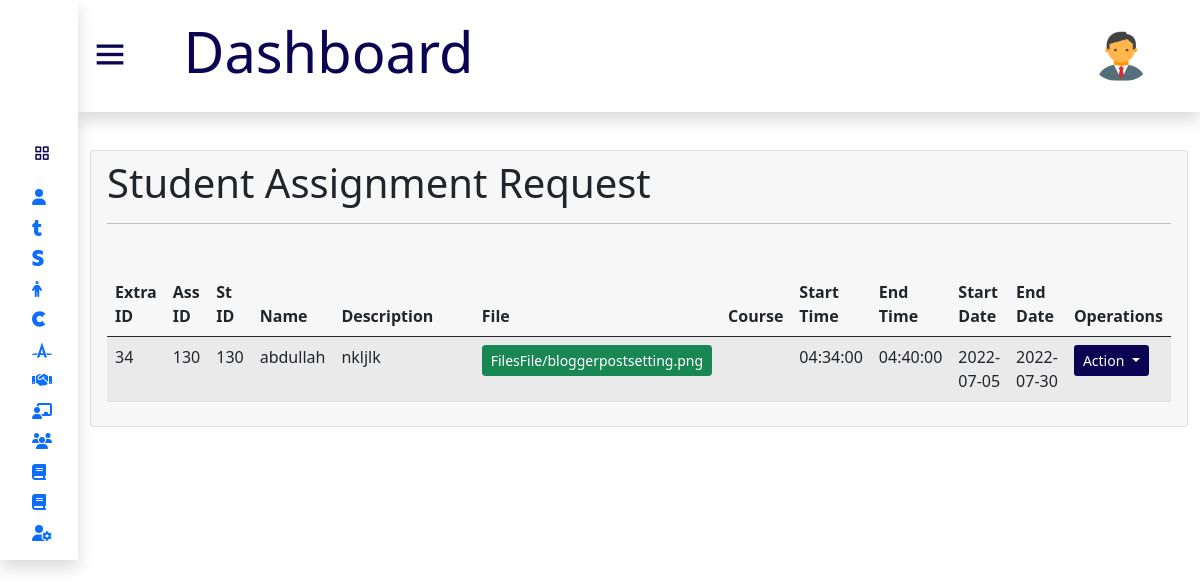
/admin/assignmentStudentTab.php (signed in), run on the app's committed database.
### tables this page shows
CREATE TABLE `student_xtra_assignment` (
  `id` int(11) NOT NULL,
  `stu_id` int(11) NOT NULL,
  `ass_id` int(11) NOT NULL,
  `course` int(11) NOT NULL,
  `name` varchar(255) NOT NULL,
  `description` text NOT NULL,
  `stu_file` varchar(255) NOT NULL,
  `start_time` time NOT NULL,
  `end_time` time NOT NULL,
  `start_date` date NOT NULL,
  `end_date` date NOT NULL,
  `activity` varchar(255) NOT NULL DEFAULT 'assignment',
  `status` varchar(255) NOT NULL DEFAULT 'pending',
  `date` date NOT NULL,
  `fee` varchar(255) NOT NULL
);

### admin/assignmentStudent.php (the view, shortened to what this page needs)
<div class="card-body table-responsive p-0">
<div class="row">
      <div class="col-lg-12">
         <table id="example" class="table table-striped  mx-10">
            <thead>
               <tr>
                  <th>Extra ID</th>
                  <th>Ass ID</th>
                  <th>St ID</th>
                  <th>Name</th>
                  <th>Description</th>
                  <th>File</th>
                  <th>Course</th>
                  <th>Start Time</th>
                  <th>End Time</th>
                  <th>Start Date</th>
                  <th>End Date</th>
                  <th>Operations</th>
               </tr>
            </thead>
            <tbody>
               <?php
               $query = mysqli_query($conn, "select * from student_xtra_assignment where status='pending'");
               if ($query) {
                  while ($row = mysqli_fetch_assoc($query)) {
                     $course_id = $row['course'];
                     $sel_course = mysqli_query($conn, "select * from admin_course where id='$course_id'");
                     $crow = mysqli_fetch_assoc($sel_course);
                     $course_name = $crow['name'];
               ?>
                     <tr>
                        <td><?php echo $row['id']; ?></td>
                        <td><?php echo $row['ass_id']; ?></td>
                        <td><?php echo $row['stu_id']; ?></td>
                        <td><?php echo $row['name']; ?></td>
                        <td style="width:200px;"><?php echo $row['description']; ?></td>
                        <td><a href="../student/<?php echo $row['stu_file']; ?>" download class="btn btn-success btn-sm"><?php echo $row['stu_file']; ?> </a></td>
                        <td><?php echo $course_name; ?></td>
                        <td><?php echo $row['start_time']; ?></td>
                        <td><?php echo $row['end_time']; ?></td>
                        <td><?php echo $row['start_date']; ?></td>
                        <td><?php echo $row['end_date']; ?></td>
                        <td>
                           <div class="action">
                              <button class="btn btnaction btn-sm dropdown-toggle" type="button" data-bs-toggle="dropdown" aria-expanded="false">
                                 Action
                              </button>
                           </div>
                        </td>
                     </tr>
                  <?php
                  }
               }
               ?>
            </tbody>
         </table>
      </div>
   </div>
</div>

### admin/css/styles.css (style rules this page uses)
* { margin: 0; padding: 0; box-sizing: border-box; font-family:'Segoe UI', Tahoma, Geneva, Verdana, sans-serif; }
.action .btnaction { background-color: #0B0452; color: white; }

### data on the page
student_xtra_assignment: id "34", ass "130", stu "130", name "abdullah", description "nkljlk", stu_file "FilesFile/bloggerpostsetting.png", start_time "04:34:00", end_time "04:40:00", start_date "2022-07-05", end_date "2022-07-30"
